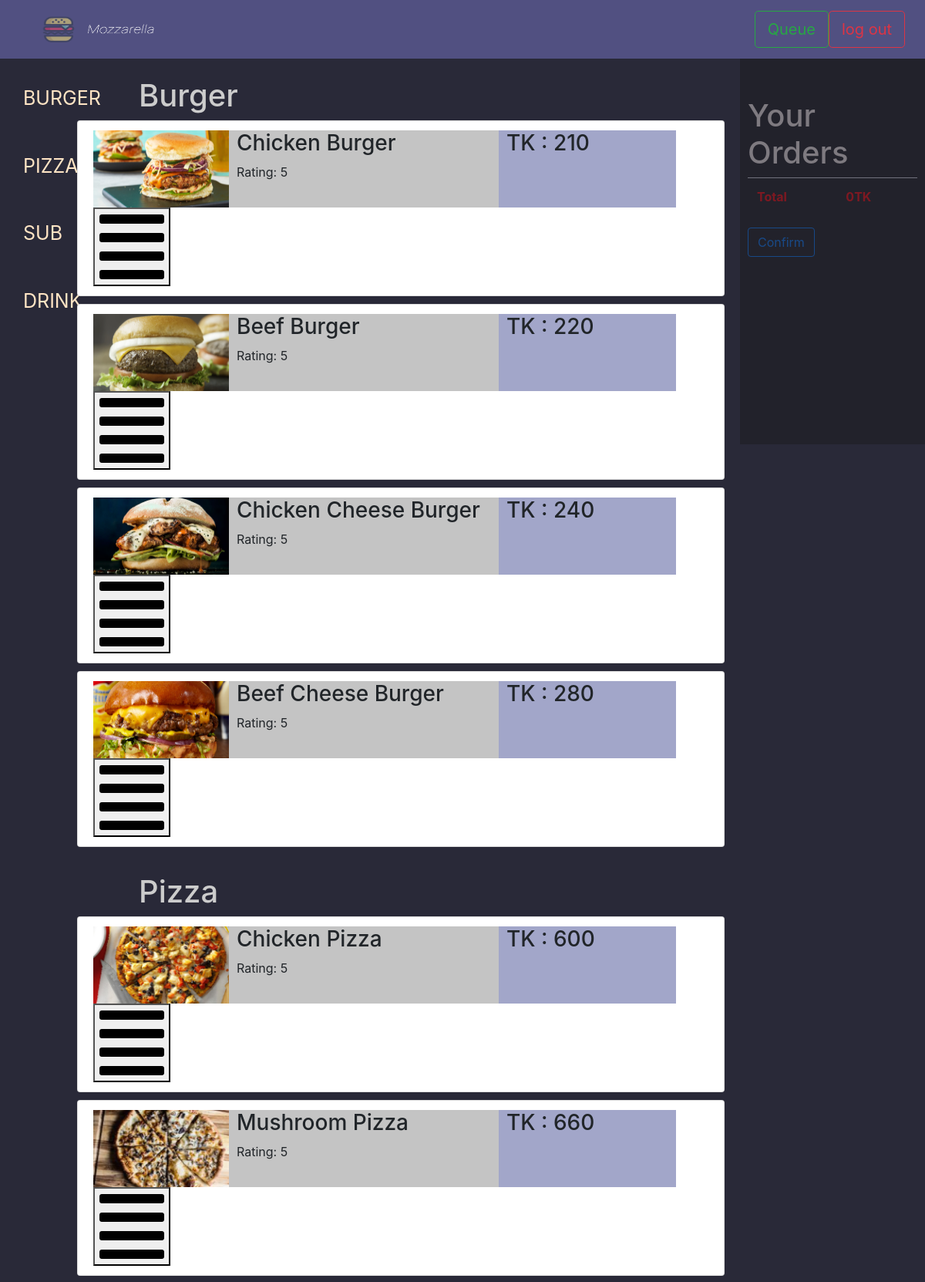
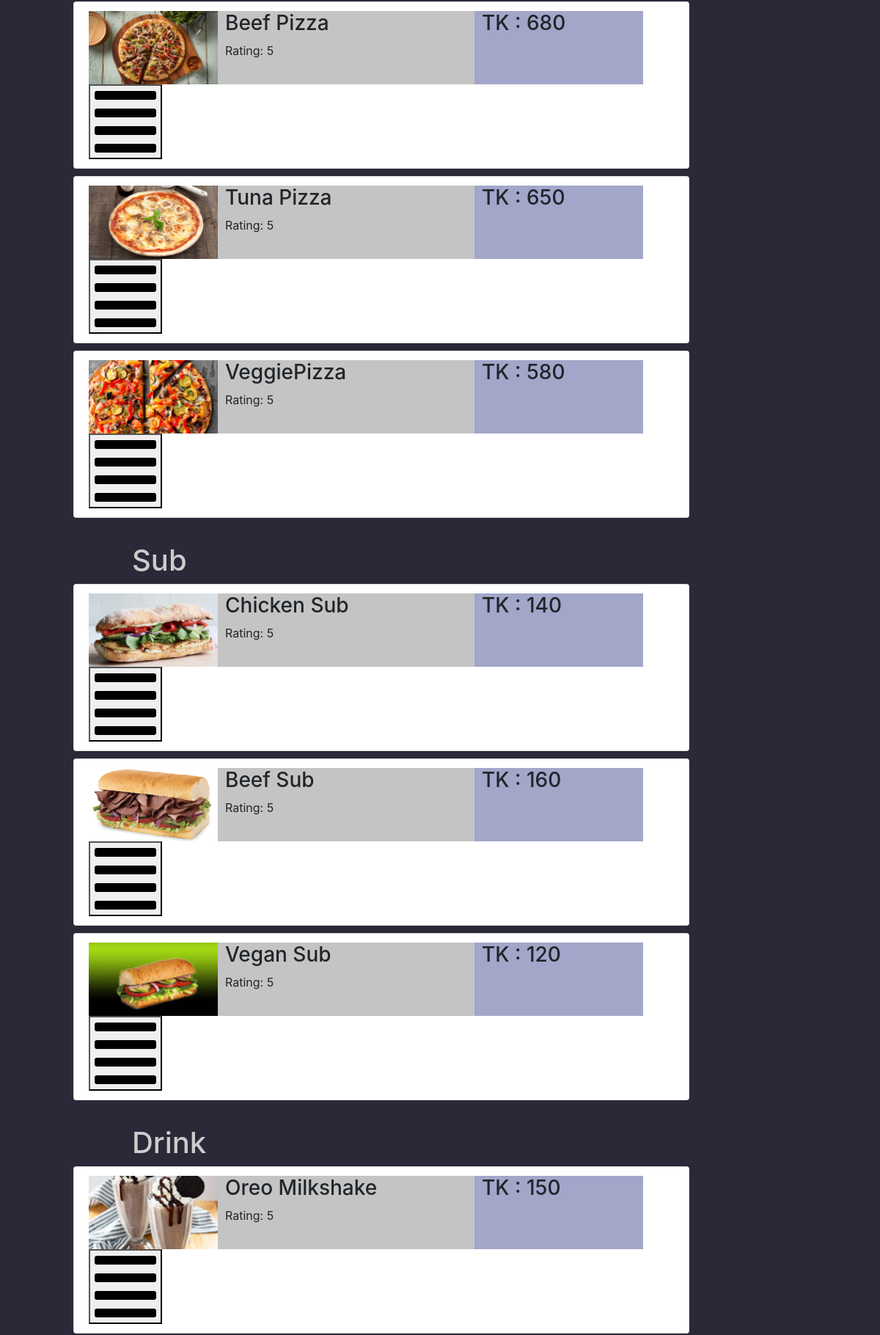
The app's page /cashier_order.php (signed in, upper part) with its own data (2 pictures, top to bottom).
### tables this page shows
CREATE TABLE `menu` (
  `id` int(3) NOT NULL,
  `f_name` varchar(60) NOT NULL,
  `f_type` varchar(2) NOT NULL,
  `price` int(4) NOT NULL,
  `review` float NOT NULL,
  `image` varchar(3) DEFAULT NULL
);

### controller/config.php (called while the page is built, shortened)
<?php
$servername = "localhost";
$db_username = "root";
$db_password = "";
$db_name = "project";
function getArray($query)
{
  global $servername, $db_username, $db_password, $db_name;
  $conn = mysqli_connect($servername, $db_username, $db_password, $db_name);
  $data = array();
  $result = mysqli_query($conn, $query);
  if (mysqli_num_rows($result) > 0) {
    while ($row = mysqli_fetch_assoc($result)) {
      $data[] = $row;
    }
  }
  return $data;
}

### controller/controller.php (called while the page is built, shortened)
<?php
require_once 'config.php';
function getAllFoodByType($i)
{
    $query = "SELECT * FROM `menu` WHERE f_type like " . $i;
    $foods = getArray($query);
    return $foods;
}

### cashier_order.php (the view, shortened to what this page needs)
<?php
require "./controller/controller.php";
$food_type = array(1 => 'Burger', 2 => 'Pizza', 3 => 'Sub', 4 => 'Drink');
?>
<!DOCTYPE html>
<head>
    <link rel="stylesheet" href="https://cdnjs.cloudflare.com/ajax/libs/font-awesome/5.14.0/css/all.min.css" />
    <link rel="stylesheet" href="https://maxcdn.bootstrapcdn.com/bootstrap/4.5.2/css/bootstrap.min.css">
    <link rel="stylesheet" href="./CSS/orderStyle.css">
</head>
<body>
    <header>
        <nav class="navbar  justify-content-between">
            <a class="navbar-brand"> <img src="./Images/logo.png" alt="" class="logo"></a>
            <form class="form-inline">
                <a href="queue.php" class="btn btn-outline-success btn-lg " role="button" aria-pressed="true">Queue</a>
                <a href="logout.php" class="btn btn-outline-danger btn-lg " role="button" aria-pressed="true">log out</a>
            </form>
        </nav>
    </header>
    <div class="container-fluid ">
        <div class="row">
            <div class="col-sm-2 col-md-2 col-lg-1 col-xl-1">
                <nav id="sidebarMenu" class="navbar navbar-light navbar-expand-sm px-0 flex-row flex-nowrap">
                    <div class="navbar-collapse collapse" id="navbarWEX">
                        <div class="nav flex-sm-column flex-row" style="padding-top:360px; position: fixed;">
                            <a id="burger_btn" class="nav-item nav-link optn_btn " href="#Burger_h1">BURGER</a>
                            <a id="pizza_btn" class="nav-item nav-link optn_btn " href="#Pizza_h1">PIZZA</a>
                            <a id="sub_btn" class="nav-item nav-link optn_btn" href="#Sub_h1">SUB</a>
                            <a id="drink_btn" class="nav-item nav-link optn_btn" href="#Drink_h1">DRINK</a>
                        </div>
                    </div>
                </nav>
            </div>
            <div class="main" id="body">
                <?php
                for ($i = 1; $i <= sizeof($food_type); $i++) {
                    echo '<br><h1 class="body_h1" id="' . $food_type[$i] . '_h1">' . $food_type[$i] . '</h1>';
                    $menu = getAllFoodByType($i);
                    foreach ($menu as $item) {
                        $img = '"./Images/' . $item['image'] . '.png"';
                ?>
                        <ul class="list-group w-100">
                            <li class="list-group-item " style="margin-bottom:10px;">
                                <img src=<?php echo $img ?> class="container_div pic_div">
                                <div class="container_div name_div">
                                    <h3><?php echo $item['f_name']  ?></h3>
                                    <p>Rating: <?php echo $item['review']  ?></p>
                                </div>
                                <div class="container_div amount_div">
                                    <h3>TK : <?php echo $item['price']  ?></h4>
                                </div>
                                <div class="container_div">
                                    <button class="opt_btn" onclick="loadPopup('<?php echo $item['id'] ?>')" value="<?php echo $item['id']  ?>" type="button" data-toggle="modal" data-target="#exampleModal">
                                        <i class="fas fa-align-justify fa-6x"></i>
                                    </button>
                                </div>
                            </li>
                        </ul>
                <?php }
                } ?>
            </div>
            <div class="main" id="side_q">
                <div id="side_q_table">
                </div>
                <div>
                    <button onclick="sendData()" id="confirm_btn" class="btn btn-outline-primary my-2 my-sm-0 ">Confirm</button>
                </div>
            </div>
        </div>
</body>
</html>

### CSS/orderStyle.css (style rules this page uses)
body { margin: 0%; overflow: scroll; background-color: #292938; }
header { background-color:#515081; height: 80%; padding-left: 30px ; padding-right: 10px ; }
.logo { height: 50px; width: 180px; padding: 8px; }
ul { align-items: center; }
.main { float: left; }
#body { background-color: #292938; height: 100%; width: 70%; }
.optn_btn { font-size: 25px; text-align: left; border: transparent; padding-right: 15px; padding-left: 15px; padding-top: 20px; padding-bottom: 30px; background-color: transparent; width: 100%; color: bisque; }
.body_h1 { color: #cccccc; padding-left: 80px; }
.container_div { float: left; }
.pic_div { height: 100px; width: 176px; min-width: 90px; }
.name_div { background-color: #C4C4C4; height: 100px; width: 350px; align-items: center; padding-left: 10px; }
.amount_div { background-color: #A2A6C9; height: 100px; width: 230px; align-items: center; padding-left: 10px; }
#side_q { background-color: rgb(27, 27, 27); position: fixed; left: 80%; color: seashell; padding: 10px; padding-top: 50px; height: 500px; opacity: 40%; overflow-y: scroll; }

### records on screen
menu: shows a picture, f_name "Chicken Burger", review "5", price "210", $item['id'] 1 (drawn)
menu: shows a picture, f_name "Beef Burger", review "5", price "220", $item['id'] 2 (drawn)
menu: shows a picture, f_name "Chicken Cheese Burger", review "5", price "240", $item['id'] 3 (drawn)
menu: shows a picture, f_name "Beef Cheese Burger", review "5", price "280", $item['id'] 4 (drawn)
menu: shows a picture, f_name "Chicken Pizza", review "5", price "600"
menu: shows a picture, f_name "Mushroom Pizza", review "5", price "660", $item['id'] 6 (drawn)
menu: shows a picture, f_name "Beef Pizza", review "5", price "680", $item['id'] 7 (drawn)
menu: shows a picture, f_name "Tuna Pizza", review "5", price "650", $item['id'] 8 (drawn)
menu: shows a picture, f_name "VeggiePizza", review "5", price "580", $item['id'] 9 (drawn)
menu: shows a picture, f_name "Chicken Sub", review "5", price "140", $item['id'] 10 (drawn)
menu: shows a picture, f_name "Beef Sub", review "5", price "160", $item['id'] 11 (drawn)
menu: shows a picture, f_name "Vegan Sub", review "5", price "120", $item['id'] 12 (drawn)
menu: shows a picture, f_name "Oreo Milkshake", review "5", price "150", $item['id'] 13 (drawn)

### other values on screen
$food_type[$i] "Burger"
$food_type[$i] "Pizza"
$food_type[$i] "Sub"
$food_type[$i] "Drink"
